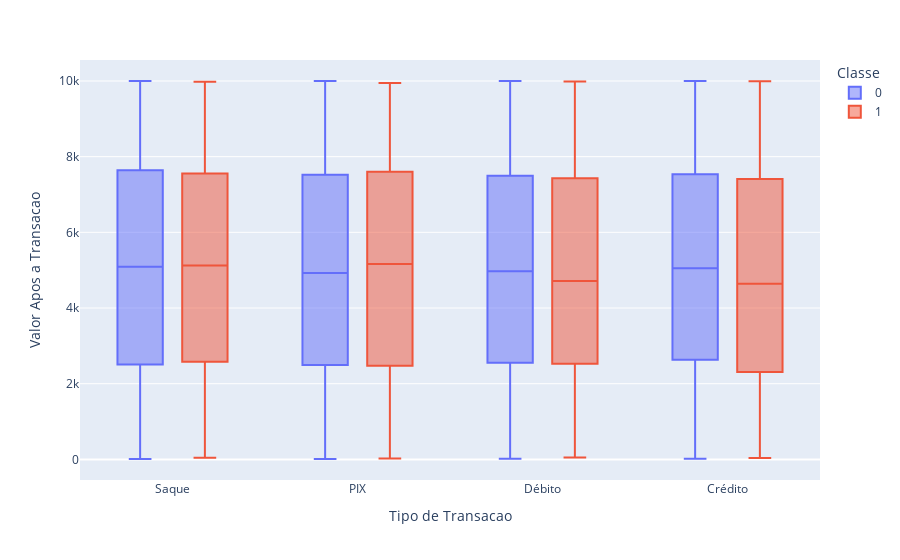

Notebook code cell kept with this figure:
### Code cell
px.box(df_transacoes, x="Tipo de Transacao", y="Valor Apos a Transacao", color="Classe")

### Figure 1 — Plotly figure (JSON) as saved in the notebook; plotly's stock layout.template omitted (floating-point values rounded to 4 significant figures; data arrays with more than 128 entries replaced by an {"elided": "..."} marker saying what was removed)
{"data": [{"alignmentgroup": "True", "hovertemplate": "Classe=0<br>Tipo de Transacao=%{x}<br>Valor Apos a Transacao=%{y}<extra></extra>", "legendgroup": "0", "marker": {"color": "#636efa"}, "name": "0", "notched": false, "offsetgroup": "0", "orientation": "v", "showlegend": true, "type": "box", "x": {"elided": "11570 str values"}, "x0": " ", "xaxis": "x", "y": {"elided": "11570 float values"}, "y0": " ", "yaxis": "y"}, {"alignmentgroup": "True", "hovertemplate": "Classe=1<br>Tipo de Transacao=%{x}<br>Valor Apos a Transacao=%{y}<extra></extra>", "legendgroup": "1", "marker": {"color": "#EF553B"}, "name": "1", "notched": false, "offsetgroup": "1", "orientation": "v", "showlegend": true, "type": "box", "x": {"elided": "1430 str values"}, "x0": " ", "xaxis": "x", "y": {"elided": "1430 float values"}, "y0": " ", "yaxis": "y"}], "layout": {"boxmode": "group", "legend": {"title": {"text": "Classe"}, "tracegroupgap": 0}, "margin": {"t": 60}, "xaxis": {"anchor": "y", "domain": [0, 1], "title": {"text": "Tipo de Transacao"}}, "yaxis": {"anchor": "x", "domain": [0, 1], "title": {"text": "Valor Apos a Transacao"}}}}
